Frame 1 (no input): blank canvas, image omitted
Frame 60 (the mouse pressed at the canvas centre just before this capture): blank canvas, image omitted
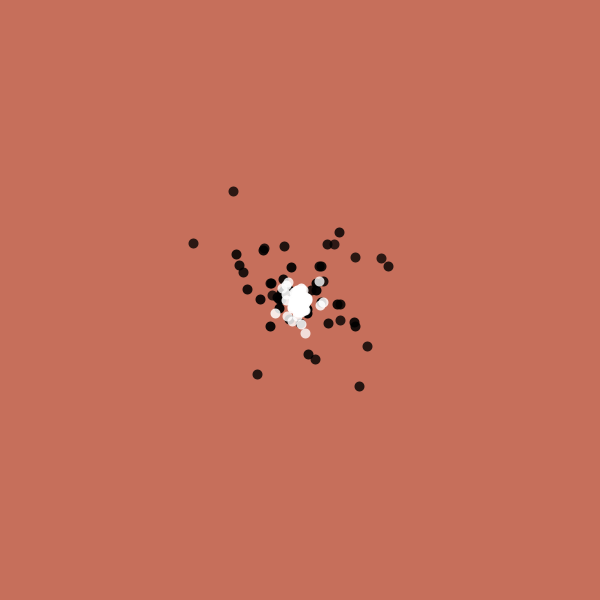
Frame 120 (the mouse held since frame 60 and released just before this capture)

The Processing sketch whose frames 1 and 60 were blank and that drew this single picture after the mouse press (run headless with seeded random() and noise(); from frame 60 on, the mouse is pressed at the canvas centre):

// Processing sketch: Week5_Class2_Collection_of_Particles
// ── Week5_Class2_Collection_of_Particles.pde
// lets create a Collexction of Particles using loops

// Create an arrayList to hold many particles
ArrayList<particle> plist = new ArrayList<particle>(); // ArrayList type 'particle' called 'plist'
ArrayList<walker> wlist = new ArrayList<walker>(); // ArrayList type 'walker' called wlist

int total = 100; // total of number of particles we want


void setup() {
  size(600, 600);

  //for ( int i = 0; i< total; i++) {
  //  plist.add(new particle( width/2, height/2, 10, random(-2,2), random(-2,2))); // add new particles with  a random speedX and speedY value
  //}  
}
void draw() {
  background(198, 111, 91);
  
  // particle p is place holder for it's name (particle)
  for (particle p : plist) {  // for every particle in the plist 
    p.display(); // run its display() function
  }
  // walker w is place holder for 'walker'
  for( walker w : wlist){ // for every walker in the wlist
    w.display(); // run the display() function 
  }
  
 // Particle generator
  // if our mouse is pressed then draw lots of particles, if not pressed then nothing happens
  // if our mouse is pressed, add new particle to plist contains 5 elements
  if(mousePressed){
     plist.add(new particle( mouseX, mouseY, 10, random(-2,2), random(-2,2))); // add new particles, interact with mouse give random speedX and speedY value
    // if our moused is pressed, add new partilce to the wlist containd 3 elements
    wlist.add(new walker(mouseX, mouseY, 10));
  }
}
void mouseReleased() {
}

// ── particle.pde
class particle{
  // draw basic movement 2-D primative
  //1. variables needed for class type 'particle'
  float x, y;
  float size;
  float speedX, speedY;
  int lifeSpan = 255; // create variable for our alapha channel
  
  // 2. Constructor , need 5 elements: x, y, size, speedx, speed y
  particle( float x_, float y_, float size_, float speedX_, float speedY_){ // can't be same name as vairalbe use_
    x= x_;
    y = y_;
    size = size_;
    speedX = speedX_;
    speedY = speedY_;
    
  }
  // 3. Methods, displa attributes of a point
  void display(){
    strokeWeight( size ); // how think outline you want
    stroke(0, lifeSpan); // inteir color set to black with 'lifespan' alpha channel (starts at 255)
    point(x,y); // where draw point
    lifeSpan--; // every loop transparency decreases by one until disseapears 
    x= x + speedX; // set x to speedX we want
    y = y + speedY; // set y to speedY we want
    
    // Check for boundaries and reverse direction if at the edge
    if(x >= width || x <= 0){ // is x position off right side of the screen OR Left side of the screen?
     speedX = speedX * -1; // reverse direction
    }
    if(y >= height || y <= 0){ // is the y off bottom of screen OR top off the screen?
      speedY = speedY * -1;  // reverse direction
     }
  }
}

// ── walker.pde
// create a new particle 'Walker', a random walk function

class walker{
  // draw basic movement 2-D primative
  //1. variables needed for class type 'walker'
  float x, y;
  float size;
  int lifeSpan = 255; // create variable for our alapha channel
  
  // 2. Constructor, need three elements: x, y, size
  walker( float x_, float y_, float size_){ // can't be same name as vairalbe use_
    x= x_;
    y = y_;
    size = size_;
  }
  // 3. Methods, displa attributes of a point
  void display(){
    strokeWeight( size ); // how think outline you want
    stroke(255, lifeSpan); // black inteir color with 'lifespan' alpha channel (starts at 255)
    point(x,y); // where draw point
    lifeSpan--; // every loop transparency decreases by one until disseapears 
    x= x + random(-3,3); //  add x by adding random #s from -3 to +3 step sizes going L and R
    y = y + random(-3,3); // add y by adding random #s from -3 to +3 step size going Up or Dwn
   
  }
}
